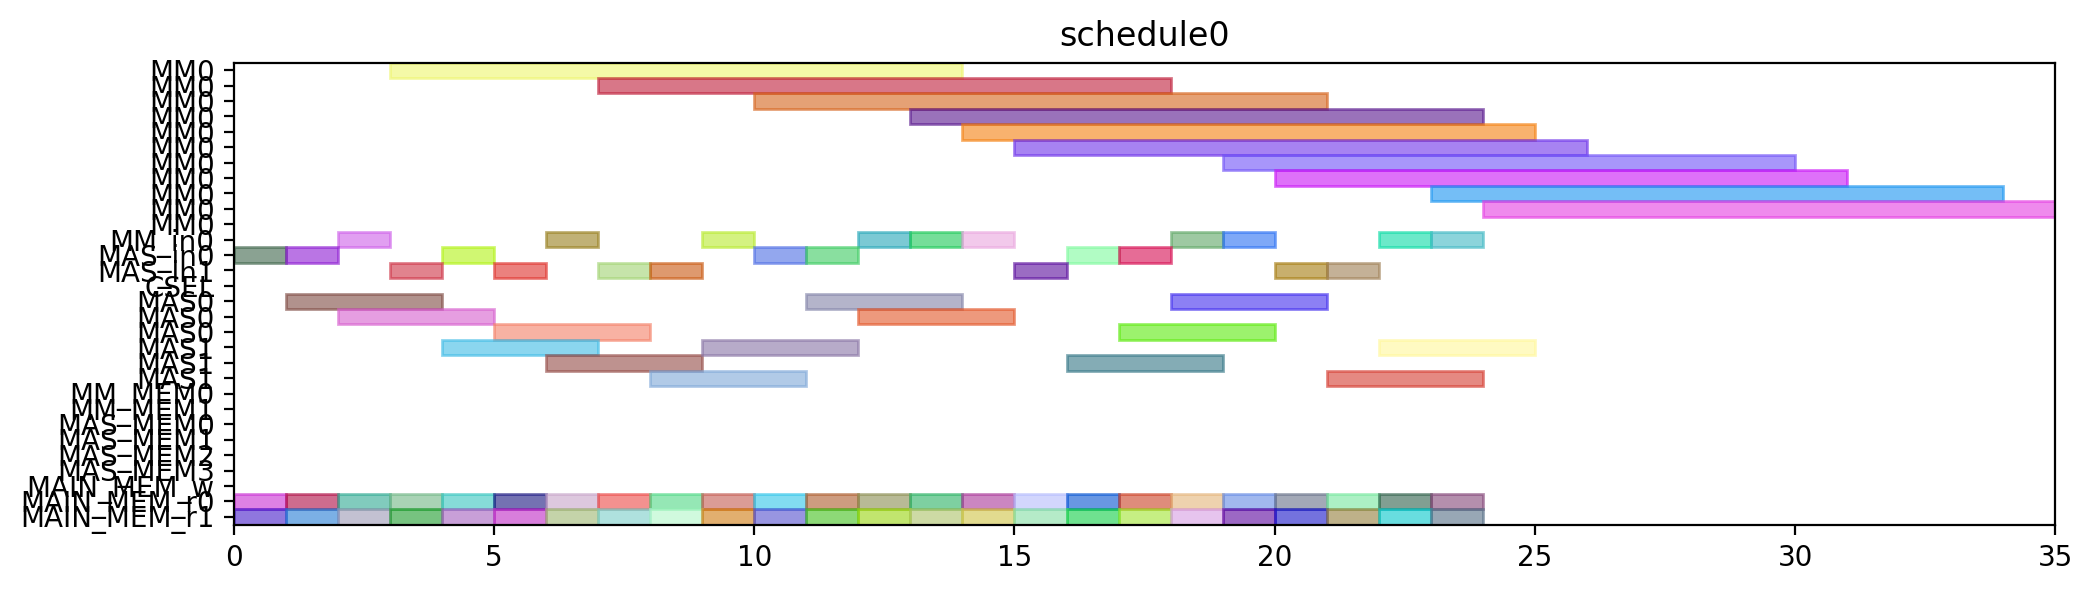

Here is the Python script that generated this plot:
from pyschedule import Scenario, solvers, plotters, alt


def solve():
	horizon = 120
	S = Scenario("schedule0", horizon=horizon)

	# resource
	MM = S.Resources('MM', num=1, size=11)
	MM_in = S.Resources('MM_in', num=1)
	MAS_in = S.Resources('MAS_in', num=2)
	CSEL = S.Resource('CSEL')
	MAS = S.Resources('MAS', num=2, size=3, periods=range(1, horizon))
	MM_MEM = S.Resources('MM_MEM', num=2)
	MAS_MEM = S.Resources('MAS_MEM', num=4)
	MAIN_MEM_w = S.Resource('MAIN_MEM_w', size=1)
	MAIN_MEM_r = S.Resources('MAIN_MEM_r', num=2)

	# result of previous scheduling

	# new tasks
	t0_t0 = S.Task('t0_t0', length=3, delay_cost=1)
	t0_t0 += alt(MAS)
	t0_t0_in = S.Task('t0_t0_in', length=1, delay_cost=1)
	t0_t0_in += alt(MAS_in)
	S += t0_t0_in*MAS_in[0]<=t0_t0*MAS[0]

	S += t0_t0_in*MAS_in[1]<=t0_t0*MAS[1]

	t0_t0_mem0 = S.Task('t0_t0_mem0', length=1, delay_cost=1)
	t0_t0_mem0 += MAIN_MEM_r[0]
	S += t0_t0_mem0 <= t0_t0

	t0_t0_mem1 = S.Task('t0_t0_mem1', length=1, delay_cost=1)
	t0_t0_mem1 += MAIN_MEM_r[1]
	S += t0_t0_mem1 <= t0_t0

	t0_t1 = S.Task('t0_t1', length=3, delay_cost=1)
	t0_t1 += alt(MAS)
	t0_t1_in = S.Task('t0_t1_in', length=1, delay_cost=1)
	t0_t1_in += alt(MAS_in)
	S += t0_t1_in*MAS_in[0]<=t0_t1*MAS[0]

	S += t0_t1_in*MAS_in[1]<=t0_t1*MAS[1]

	t0_t1_mem0 = S.Task('t0_t1_mem0', length=1, delay_cost=1)
	t0_t1_mem0 += MAIN_MEM_r[0]
	S += t0_t1_mem0 <= t0_t1

	t0_t1_mem1 = S.Task('t0_t1_mem1', length=1, delay_cost=1)
	t0_t1_mem1 += MAIN_MEM_r[1]
	S += t0_t1_mem1 <= t0_t1

	t0_t3 = S.Task('t0_t3', length=11, delay_cost=1)
	t0_t3 += alt(MM)
	t0_t3_in = S.Task('t0_t3_in', length=1, delay_cost=1)
	t0_t3_in += alt(MM_in)
	S += t0_t3_in*MM_in[0]<=t0_t3*MM[0]
	t0_t3_mem0 = S.Task('t0_t3_mem0', length=1, delay_cost=1)
	t0_t3_mem0 += MAIN_MEM_r[0]
	S += t0_t3_mem0 <= t0_t3

	t0_t3_mem1 = S.Task('t0_t3_mem1', length=1, delay_cost=1)
	t0_t3_mem1 += MAIN_MEM_r[1]
	S += t0_t3_mem1 <= t0_t3

	t10 = S.Task('t10', length=3, delay_cost=1)
	t10 += alt(MAS)
	t10_in = S.Task('t10_in', length=1, delay_cost=1)
	t10_in += alt(MAS_in)
	S += t10_in*MAS_in[0]<=t10*MAS[0]

	S += t10_in*MAS_in[1]<=t10*MAS[1]

	t10_mem0 = S.Task('t10_mem0', length=1, delay_cost=1)
	t10_mem0 += MAIN_MEM_r[0]
	S += t10_mem0 <= t10

	t10_mem1 = S.Task('t10_mem1', length=1, delay_cost=1)
	t10_mem1 += MAIN_MEM_r[1]
	S += t10_mem1 <= t10

	t11 = S.Task('t11', length=3, delay_cost=1)
	t11 += alt(MAS)
	t11_in = S.Task('t11_in', length=1, delay_cost=1)
	t11_in += alt(MAS_in)
	S += t11_in*MAS_in[0]<=t11*MAS[0]

	S += t11_in*MAS_in[1]<=t11*MAS[1]

	t11_mem0 = S.Task('t11_mem0', length=1, delay_cost=1)
	t11_mem0 += MAIN_MEM_r[0]
	S += t11_mem0 <= t11

	t11_mem1 = S.Task('t11_mem1', length=1, delay_cost=1)
	t11_mem1 += MAIN_MEM_r[1]
	S += t11_mem1 <= t11

	t3_t0 = S.Task('t3_t0', length=11, delay_cost=1)
	t3_t0 += alt(MM)
	t3_t0_in = S.Task('t3_t0_in', length=1, delay_cost=1)
	t3_t0_in += alt(MM_in)
	S += t3_t0_in*MM_in[0]<=t3_t0*MM[0]
	t3_t0_mem0 = S.Task('t3_t0_mem0', length=1, delay_cost=1)
	t3_t0_mem0 += MAIN_MEM_r[0]
	S += t3_t0_mem0 <= t3_t0

	t3_t0_mem1 = S.Task('t3_t0_mem1', length=1, delay_cost=1)
	t3_t0_mem1 += MAIN_MEM_r[1]
	S += t3_t0_mem1 <= t3_t0

	t3_t1 = S.Task('t3_t1', length=11, delay_cost=1)
	t3_t1 += alt(MM)
	t3_t1_in = S.Task('t3_t1_in', length=1, delay_cost=1)
	t3_t1_in += alt(MM_in)
	S += t3_t1_in*MM_in[0]<=t3_t1*MM[0]
	t3_t1_mem0 = S.Task('t3_t1_mem0', length=1, delay_cost=1)
	t3_t1_mem0 += MAIN_MEM_r[0]
	S += t3_t1_mem0 <= t3_t1

	t3_t1_mem1 = S.Task('t3_t1_mem1', length=1, delay_cost=1)
	t3_t1_mem1 += MAIN_MEM_r[1]
	S += t3_t1_mem1 <= t3_t1

	t3_t2 = S.Task('t3_t2', length=3, delay_cost=1)
	t3_t2 += alt(MAS)
	t3_t2_in = S.Task('t3_t2_in', length=1, delay_cost=1)
	t3_t2_in += alt(MAS_in)
	S += t3_t2_in*MAS_in[0]<=t3_t2*MAS[0]

	S += t3_t2_in*MAS_in[1]<=t3_t2*MAS[1]

	t3_t2_mem0 = S.Task('t3_t2_mem0', length=1, delay_cost=1)
	t3_t2_mem0 += MAIN_MEM_r[0]
	S += t3_t2_mem0 <= t3_t2

	t3_t2_mem1 = S.Task('t3_t2_mem1', length=1, delay_cost=1)
	t3_t2_mem1 += MAIN_MEM_r[1]
	S += t3_t2_mem1 <= t3_t2

	t3_t3 = S.Task('t3_t3', length=3, delay_cost=1)
	t3_t3 += alt(MAS)
	t3_t3_in = S.Task('t3_t3_in', length=1, delay_cost=1)
	t3_t3_in += alt(MAS_in)
	S += t3_t3_in*MAS_in[0]<=t3_t3*MAS[0]

	S += t3_t3_in*MAS_in[1]<=t3_t3*MAS[1]

	t3_t3_mem0 = S.Task('t3_t3_mem0', length=1, delay_cost=1)
	t3_t3_mem0 += MAIN_MEM_r[0]
	S += t3_t3_mem0 <= t3_t3

	t3_t3_mem1 = S.Task('t3_t3_mem1', length=1, delay_cost=1)
	t3_t3_mem1 += MAIN_MEM_r[1]
	S += t3_t3_mem1 <= t3_t3

	t4_t0 = S.Task('t4_t0', length=3, delay_cost=1)
	t4_t0 += alt(MAS)
	t4_t0_in = S.Task('t4_t0_in', length=1, delay_cost=1)
	t4_t0_in += alt(MAS_in)
	S += t4_t0_in*MAS_in[0]<=t4_t0*MAS[0]

	S += t4_t0_in*MAS_in[1]<=t4_t0*MAS[1]

	t4_t0_mem0 = S.Task('t4_t0_mem0', length=1, delay_cost=1)
	t4_t0_mem0 += MAIN_MEM_r[0]
	S += t4_t0_mem0 <= t4_t0

	t4_t0_mem1 = S.Task('t4_t0_mem1', length=1, delay_cost=1)
	t4_t0_mem1 += MAIN_MEM_r[1]
	S += t4_t0_mem1 <= t4_t0

	t4_t1 = S.Task('t4_t1', length=3, delay_cost=1)
	t4_t1 += alt(MAS)
	t4_t1_in = S.Task('t4_t1_in', length=1, delay_cost=1)
	t4_t1_in += alt(MAS_in)
	S += t4_t1_in*MAS_in[0]<=t4_t1*MAS[0]

	S += t4_t1_in*MAS_in[1]<=t4_t1*MAS[1]

	t4_t1_mem0 = S.Task('t4_t1_mem0', length=1, delay_cost=1)
	t4_t1_mem0 += MAIN_MEM_r[0]
	S += t4_t1_mem0 <= t4_t1

	t4_t1_mem1 = S.Task('t4_t1_mem1', length=1, delay_cost=1)
	t4_t1_mem1 += MAIN_MEM_r[1]
	S += t4_t1_mem1 <= t4_t1

	t4_t3 = S.Task('t4_t3', length=11, delay_cost=1)
	t4_t3 += alt(MM)
	t4_t3_in = S.Task('t4_t3_in', length=1, delay_cost=1)
	t4_t3_in += alt(MM_in)
	S += t4_t3_in*MM_in[0]<=t4_t3*MM[0]
	t4_t3_mem0 = S.Task('t4_t3_mem0', length=1, delay_cost=1)
	t4_t3_mem0 += MAIN_MEM_r[0]
	S += t4_t3_mem0 <= t4_t3

	t4_t3_mem1 = S.Task('t4_t3_mem1', length=1, delay_cost=1)
	t4_t3_mem1 += MAIN_MEM_r[1]
	S += t4_t3_mem1 <= t4_t3

	t5_t0 = S.Task('t5_t0', length=11, delay_cost=1)
	t5_t0 += alt(MM)
	t5_t0_in = S.Task('t5_t0_in', length=1, delay_cost=1)
	t5_t0_in += alt(MM_in)
	S += t5_t0_in*MM_in[0]<=t5_t0*MM[0]
	t5_t0_mem0 = S.Task('t5_t0_mem0', length=1, delay_cost=1)
	t5_t0_mem0 += MAIN_MEM_r[0]
	S += t5_t0_mem0 <= t5_t0

	t5_t0_mem1 = S.Task('t5_t0_mem1', length=1, delay_cost=1)
	t5_t0_mem1 += MAIN_MEM_r[1]
	S += t5_t0_mem1 <= t5_t0

	t5_t1 = S.Task('t5_t1', length=11, delay_cost=1)
	t5_t1 += alt(MM)
	t5_t1_in = S.Task('t5_t1_in', length=1, delay_cost=1)
	t5_t1_in += alt(MM_in)
	S += t5_t1_in*MM_in[0]<=t5_t1*MM[0]
	t5_t1_mem0 = S.Task('t5_t1_mem0', length=1, delay_cost=1)
	t5_t1_mem0 += MAIN_MEM_r[0]
	S += t5_t1_mem0 <= t5_t1

	t5_t1_mem1 = S.Task('t5_t1_mem1', length=1, delay_cost=1)
	t5_t1_mem1 += MAIN_MEM_r[1]
	S += t5_t1_mem1 <= t5_t1

	t5_t2 = S.Task('t5_t2', length=3, delay_cost=1)
	t5_t2 += alt(MAS)
	t5_t2_in = S.Task('t5_t2_in', length=1, delay_cost=1)
	t5_t2_in += alt(MAS_in)
	S += t5_t2_in*MAS_in[0]<=t5_t2*MAS[0]

	S += t5_t2_in*MAS_in[1]<=t5_t2*MAS[1]

	t5_t2_mem0 = S.Task('t5_t2_mem0', length=1, delay_cost=1)
	t5_t2_mem0 += MAIN_MEM_r[0]
	S += t5_t2_mem0 <= t5_t2

	t5_t2_mem1 = S.Task('t5_t2_mem1', length=1, delay_cost=1)
	t5_t2_mem1 += MAIN_MEM_r[1]
	S += t5_t2_mem1 <= t5_t2

	t5_t3 = S.Task('t5_t3', length=3, delay_cost=1)
	t5_t3 += alt(MAS)
	t5_t3_in = S.Task('t5_t3_in', length=1, delay_cost=1)
	t5_t3_in += alt(MAS_in)
	S += t5_t3_in*MAS_in[0]<=t5_t3*MAS[0]

	S += t5_t3_in*MAS_in[1]<=t5_t3*MAS[1]

	t5_t3_mem0 = S.Task('t5_t3_mem0', length=1, delay_cost=1)
	t5_t3_mem0 += MAIN_MEM_r[0]
	S += t5_t3_mem0 <= t5_t3

	t5_t3_mem1 = S.Task('t5_t3_mem1', length=1, delay_cost=1)
	t5_t3_mem1 += MAIN_MEM_r[1]
	S += t5_t3_mem1 <= t5_t3

	t6_t0 = S.Task('t6_t0', length=11, delay_cost=1)
	t6_t0 += alt(MM)
	t6_t0_in = S.Task('t6_t0_in', length=1, delay_cost=1)
	t6_t0_in += alt(MM_in)
	S += t6_t0_in*MM_in[0]<=t6_t0*MM[0]
	t6_t0_mem0 = S.Task('t6_t0_mem0', length=1, delay_cost=1)
	t6_t0_mem0 += MAIN_MEM_r[0]
	S += t6_t0_mem0 <= t6_t0

	t6_t0_mem1 = S.Task('t6_t0_mem1', length=1, delay_cost=1)
	t6_t0_mem1 += MAIN_MEM_r[1]
	S += t6_t0_mem1 <= t6_t0

	t6_t1 = S.Task('t6_t1', length=11, delay_cost=1)
	t6_t1 += alt(MM)
	t6_t1_in = S.Task('t6_t1_in', length=1, delay_cost=1)
	t6_t1_in += alt(MM_in)
	S += t6_t1_in*MM_in[0]<=t6_t1*MM[0]
	t6_t1_mem0 = S.Task('t6_t1_mem0', length=1, delay_cost=1)
	t6_t1_mem0 += MAIN_MEM_r[0]
	S += t6_t1_mem0 <= t6_t1

	t6_t1_mem1 = S.Task('t6_t1_mem1', length=1, delay_cost=1)
	t6_t1_mem1 += MAIN_MEM_r[1]
	S += t6_t1_mem1 <= t6_t1

	t6_t2 = S.Task('t6_t2', length=3, delay_cost=1)
	t6_t2 += alt(MAS)
	t6_t2_in = S.Task('t6_t2_in', length=1, delay_cost=1)
	t6_t2_in += alt(MAS_in)
	S += t6_t2_in*MAS_in[0]<=t6_t2*MAS[0]

	S += t6_t2_in*MAS_in[1]<=t6_t2*MAS[1]

	t6_t2_mem0 = S.Task('t6_t2_mem0', length=1, delay_cost=1)
	t6_t2_mem0 += MAIN_MEM_r[0]
	S += t6_t2_mem0 <= t6_t2

	t6_t2_mem1 = S.Task('t6_t2_mem1', length=1, delay_cost=1)
	t6_t2_mem1 += MAIN_MEM_r[1]
	S += t6_t2_mem1 <= t6_t2

	t6_t3 = S.Task('t6_t3', length=3, delay_cost=1)
	t6_t3 += alt(MAS)
	t6_t3_in = S.Task('t6_t3_in', length=1, delay_cost=1)
	t6_t3_in += alt(MAS_in)
	S += t6_t3_in*MAS_in[0]<=t6_t3*MAS[0]

	S += t6_t3_in*MAS_in[1]<=t6_t3*MAS[1]

	t6_t3_mem0 = S.Task('t6_t3_mem0', length=1, delay_cost=1)
	t6_t3_mem0 += MAIN_MEM_r[0]
	S += t6_t3_mem0 <= t6_t3

	t6_t3_mem1 = S.Task('t6_t3_mem1', length=1, delay_cost=1)
	t6_t3_mem1 += MAIN_MEM_r[1]
	S += t6_t3_mem1 <= t6_t3

	t7_t0 = S.Task('t7_t0', length=11, delay_cost=1)
	t7_t0 += alt(MM)
	t7_t0_in = S.Task('t7_t0_in', length=1, delay_cost=1)
	t7_t0_in += alt(MM_in)
	S += t7_t0_in*MM_in[0]<=t7_t0*MM[0]
	t7_t0_mem0 = S.Task('t7_t0_mem0', length=1, delay_cost=1)
	t7_t0_mem0 += MAIN_MEM_r[0]
	S += t7_t0_mem0 <= t7_t0

	t7_t0_mem1 = S.Task('t7_t0_mem1', length=1, delay_cost=1)
	t7_t0_mem1 += MAIN_MEM_r[1]
	S += t7_t0_mem1 <= t7_t0

	t7_t1 = S.Task('t7_t1', length=11, delay_cost=1)
	t7_t1 += alt(MM)
	t7_t1_in = S.Task('t7_t1_in', length=1, delay_cost=1)
	t7_t1_in += alt(MM_in)
	S += t7_t1_in*MM_in[0]<=t7_t1*MM[0]
	t7_t1_mem0 = S.Task('t7_t1_mem0', length=1, delay_cost=1)
	t7_t1_mem0 += MAIN_MEM_r[0]
	S += t7_t1_mem0 <= t7_t1

	t7_t1_mem1 = S.Task('t7_t1_mem1', length=1, delay_cost=1)
	t7_t1_mem1 += MAIN_MEM_r[1]
	S += t7_t1_mem1 <= t7_t1

	t7_t2 = S.Task('t7_t2', length=3, delay_cost=1)
	t7_t2 += alt(MAS)
	t7_t2_in = S.Task('t7_t2_in', length=1, delay_cost=1)
	t7_t2_in += alt(MAS_in)
	S += t7_t2_in*MAS_in[0]<=t7_t2*MAS[0]

	S += t7_t2_in*MAS_in[1]<=t7_t2*MAS[1]

	t7_t2_mem0 = S.Task('t7_t2_mem0', length=1, delay_cost=1)
	t7_t2_mem0 += MAIN_MEM_r[0]
	S += t7_t2_mem0 <= t7_t2

	t7_t2_mem1 = S.Task('t7_t2_mem1', length=1, delay_cost=1)
	t7_t2_mem1 += MAIN_MEM_r[1]
	S += t7_t2_mem1 <= t7_t2

	t7_t3 = S.Task('t7_t3', length=3, delay_cost=1)
	t7_t3 += alt(MAS)
	t7_t3_in = S.Task('t7_t3_in', length=1, delay_cost=1)
	t7_t3_in += alt(MAS_in)
	S += t7_t3_in*MAS_in[0]<=t7_t3*MAS[0]

	S += t7_t3_in*MAS_in[1]<=t7_t3*MAS[1]

	t7_t3_mem0 = S.Task('t7_t3_mem0', length=1, delay_cost=1)
	t7_t3_mem0 += MAIN_MEM_r[0]
	S += t7_t3_mem0 <= t7_t3

	t7_t3_mem1 = S.Task('t7_t3_mem1', length=1, delay_cost=1)
	t7_t3_mem1 += MAIN_MEM_r[1]
	S += t7_t3_mem1 <= t7_t3

	solvers.mip.solve(S,msg=1,kind='CPLEX',ratio_gap=1.01)

	solution = [['hoge']*len(S.solution()[1]) for i in range(len(S.solution()))]
	for i in range(len(S.solution())):
		for j in range(len(S.solution()[i])):
			solution[i][j]=str(S.solution()[i][j])
	print(solution)

	cycles = int(solution[-1][3])

	pic_file_name = "/mnt/rose/usr1/fukuda/ABE/multiRAM_multiMAS_16mux/scheduling_result/stage11MM1_stage3MAS2/SQR012345/schedule0.png"
	if(S.solution() != []):
		plotters.matplotlib.plot(S,img_filename=pic_file_name, show_task_labels=False, fig_size=(cycles*0.25+3, 3))

	return solution
